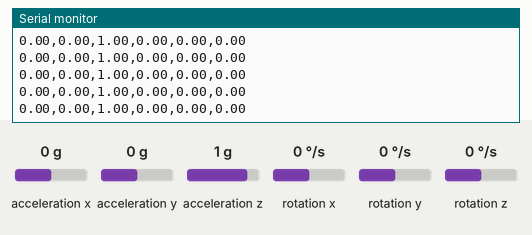
Simulated run of this sketch. Board: Arduino Uno, built with avr-gcc and run on an emulated ATmega328P. Parts: the last lines printed to the serial monitor. Inputs (shaded band) come from the test bench; at power-on: acceleration x 0 g, rotation x 0 °/s, acceleration y 0 g, acceleration z 1 g, rotation y 0 °/s, rotation z 0 °/s.

Above: at 1.2 s.
1.3 s: acceleration x set to -1.4 g
At 2.0 s:
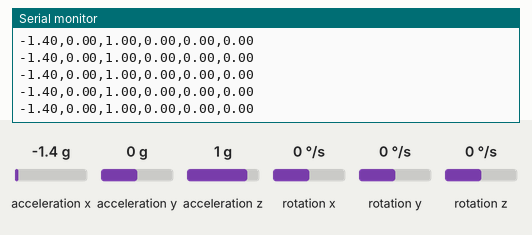
2.8 s: rotation x set to 100 °/s
At 3.8 s:
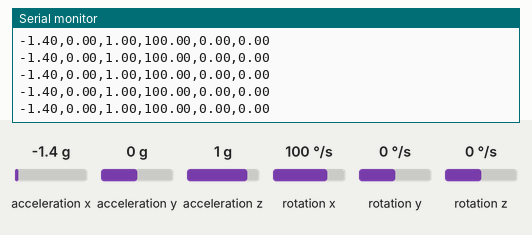
5.8 s: acceleration y set to -1.4 g
At 6.3 s:
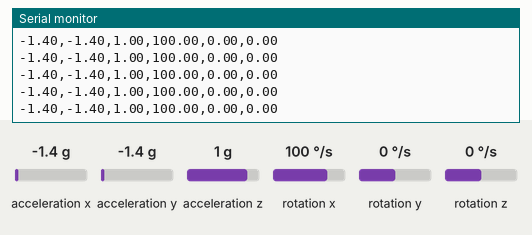
8.8 s: acceleration x set to 0 g
At 9.4 s:
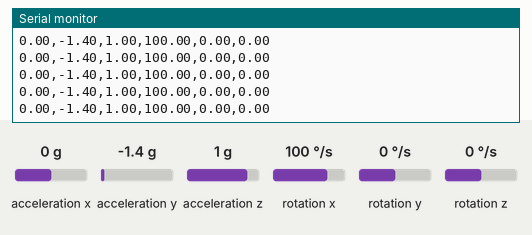
11.8 s: acceleration z set to -1.4 g
At 12.5 s:
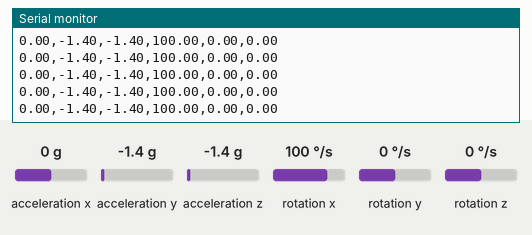

The sketch:

MPU.ino
```cpp
#include <Wire.h>
#include <MPU6050.h>

MPU6050 mpu;

void setup() {
  Wire.begin();
  Serial.begin(115200);
  mpu.initialize();
  if (!mpu.testConnection()) {
    Serial.println("MPU6050 connection failed");
    while (1);
  }
  Serial.println("ax,ay,az,gx,gy,gz");
}

void loop() {
  int16_t ax, ay, az;
  int16_t gx, gy, gz;

  mpu.getAcceleration(&ax, &ay, &az);
  mpu.getRotation(&gx, &gy, &gz);

  // Convert raw to units
  float ax_g = ax / 16384.0;
  float ay_g = ay / 16384.0;
  float az_g = az / 16384.0;
  float gx_dps = gx / 131.0;
  float gy_dps = gy / 131.0;
  float gz_dps = gz / 131.0;

  Serial.print(ax_g); Serial.print(",");
  Serial.print(ay_g); Serial.print(",");
  Serial.print(az_g); Serial.print(",");
  Serial.print(gx_dps); Serial.print(",");
  Serial.print(gy_dps); Serial.print(",");
  Serial.println(gz_dps);

  delay(10);
}
```

Measured:
- after the input at 1.3 s, the serial monitor: prints a new line at once (image 1)
- after the input at 2.8 s, the serial monitor: prints a new line at once (image 2)
- after the input at 5.8 s, the serial monitor: prints a new line at once (image 3)
- after the input at 8.8 s, the serial monitor: prints a new line at once (image 4)
- after the input at 11.8 s, the serial monitor: prints a new line at once (image 5)
